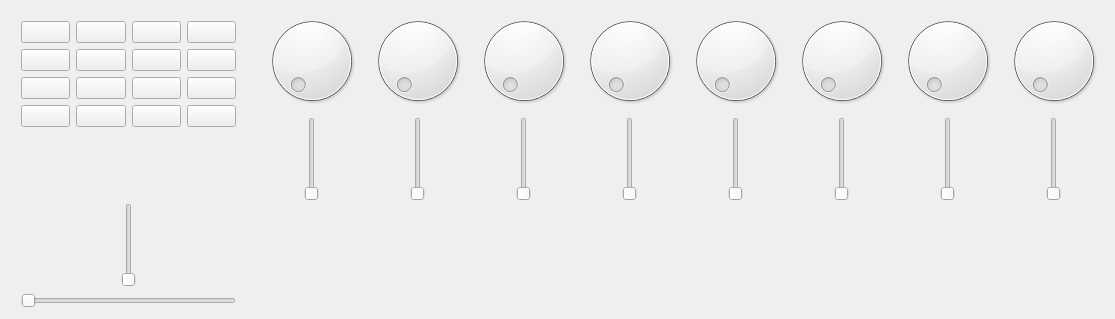
<?xml version="1.0" encoding="UTF-8"?>
<ui version="4.0">
 <class>Form</class>
 <widget class="QWidget" name="Form">
  <property name="geometry">
   <rect>
    <x>0</x>
    <y>0</y>
    <width>1115</width>
    <height>319</height>
   </rect>
  </property>
  <property name="sizePolicy">
   <sizepolicy hsizetype="Minimum" vsizetype="Minimum">
    <horstretch>0</horstretch>
    <verstretch>0</verstretch>
   </sizepolicy>
  </property>
  <property name="windowTitle">
   <string>Form</string>
  </property>
  <layout class="QHBoxLayout" name="horizontalLayout">
   <item>
    <layout class="QVBoxLayout" name="verticalLayout">
     <property name="leftMargin">
      <number>10</number>
     </property>
     <item>
      <layout class="QGridLayout" name="gridLayout">
       <property name="topMargin">
        <number>10</number>
       </property>
       <item row="1" column="1">
        <widget class="QPushButton" name="Pad06">
         <property name="text">
          <string/>
         </property>
        </widget>
       </item>
       <item row="2" column="1">
        <widget class="QPushButton" name="Pad10">
         <property name="text">
          <string/>
         </property>
        </widget>
       </item>
       <item row="0" column="3">
        <widget class="QPushButton" name="Pad04">
         <property name="text">
          <string/>
         </property>
        </widget>
       </item>
       <item row="2" column="2">
        <widget class="QPushButton" name="Pad11">
         <property name="text">
          <string/>
         </property>
        </widget>
       </item>
       <item row="0" column="0">
        <widget class="QPushButton" name="Pad01">
         <property name="text">
          <string/>
         </property>
        </widget>
       </item>
       <item row="0" column="1">
        <widget class="QPushButton" name="Pad02">
         <property name="text">
          <string/>
         </property>
        </widget>
       </item>
       <item row="1" column="3">
        <widget class="QPushButton" name="Pad08">
         <property name="text">
          <string/>
         </property>
        </widget>
       </item>
       <item row="1" column="0">
        <widget class="QPushButton" name="Pad05">
         <property name="text">
          <string/>
         </property>
        </widget>
       </item>
       <item row="2" column="0">
        <widget class="QPushButton" name="Pad09">
         <property name="text">
          <string/>
         </property>
        </widget>
       </item>
       <item row="1" column="2">
        <widget class="QPushButton" name="Pad07">
         <property name="text">
          <string/>
         </property>
        </widget>
       </item>
       <item row="0" column="2">
        <widget class="QPushButton" name="Pad03">
         <property name="text">
          <string/>
         </property>
        </widget>
       </item>
       <item row="3" column="0">
        <widget class="QPushButton" name="Pad13">
         <property name="text">
          <string/>
         </property>
        </widget>
       </item>
       <item row="3" column="1">
        <widget class="QPushButton" name="Pad14">
         <property name="text">
          <string/>
         </property>
        </widget>
       </item>
       <item row="3" column="2">
        <widget class="QPushButton" name="Pad15">
         <property name="text">
          <string/>
         </property>
        </widget>
       </item>
       <item row="3" column="3">
        <widget class="QPushButton" name="Pad16">
         <property name="text">
          <string/>
         </property>
        </widget>
       </item>
       <item row="2" column="3">
        <widget class="QPushButton" name="Pad12">
         <property name="text">
          <string/>
         </property>
        </widget>
       </item>
      </layout>
     </item>
     <item>
      <spacer name="verticalSpacer">
       <property name="orientation">
        <enum>Qt::Vertical</enum>
       </property>
       <property name="sizeHint" stdset="0">
        <size>
         <width>20</width>
         <height>40</height>
        </size>
       </property>
      </spacer>
     </item>
     <item>
      <widget class="QSlider" name="JoystickY">
       <property name="sizePolicy">
        <sizepolicy hsizetype="Expanding" vsizetype="Expanding">
         <horstretch>0</horstretch>
         <verstretch>0</verstretch>
        </sizepolicy>
       </property>
       <property name="maximum">
        <number>127</number>
       </property>
       <property name="orientation">
        <enum>Qt::Vertical</enum>
       </property>
      </widget>
     </item>
     <item>
      <widget class="QSlider" name="JoystickX">
       <property name="sizePolicy">
        <sizepolicy hsizetype="Expanding" vsizetype="Fixed">
         <horstretch>0</horstretch>
         <verstretch>0</verstretch>
        </sizepolicy>
       </property>
       <property name="maximum">
        <number>127</number>
       </property>
       <property name="orientation">
        <enum>Qt::Horizontal</enum>
       </property>
      </widget>
     </item>
    </layout>
   </item>
   <item>
    <layout class="QVBoxLayout" name="verticalLayout_2">
     <property name="leftMargin">
      <number>10</number>
     </property>
     <property name="bottomMargin">
      <number>20</number>
     </property>
     <item>
      <layout class="QGridLayout" name="gridLayout_2">
       <property name="leftMargin">
        <number>10</number>
       </property>
       <item row="1" column="1">
        <widget class="QDial" name="Dial02">
         <property name="maximum">
          <number>127</number>
         </property>
        </widget>
       </item>
       <item row="2" column="0">
        <widget class="QSlider" name="Fader01">
         <property name="sizePolicy">
          <sizepolicy hsizetype="Expanding" vsizetype="Expanding">
           <horstretch>0</horstretch>
           <verstretch>0</verstretch>
          </sizepolicy>
         </property>
         <property name="maximum">
          <number>127</number>
         </property>
         <property name="orientation">
          <enum>Qt::Vertical</enum>
         </property>
        </widget>
       </item>
       <item row="1" column="0">
        <widget class="QDial" name="Dial01">
         <property name="sizePolicy">
          <sizepolicy hsizetype="Expanding" vsizetype="Preferred">
           <horstretch>0</horstretch>
           <verstretch>0</verstretch>
          </sizepolicy>
         </property>
         <property name="maximum">
          <number>127</number>
         </property>
        </widget>
       </item>
       <item row="1" column="3">
        <widget class="QDial" name="Dial04">
         <property name="maximum">
          <number>127</number>
         </property>
        </widget>
       </item>
       <item row="1" column="2">
        <widget class="QDial" name="Dial03">
         <property name="maximum">
          <number>127</number>
         </property>
        </widget>
       </item>
       <item row="1" column="4">
        <widget class="QDial" name="Dial05">
         <property name="maximum">
          <number>127</number>
         </property>
        </widget>
       </item>
       <item row="1" column="5">
        <widget class="QDial" name="Dial06">
         <property name="maximum">
          <number>127</number>
         </property>
        </widget>
       </item>
       <item row="1" column="6">
        <widget class="QDial" name="Dial07">
         <property name="maximum">
          <number>127</number>
         </property>
        </widget>
       </item>
       <item row="1" column="7">
        <widget class="QDial" name="Dial08">
         <property name="maximum">
          <number>127</number>
         </property>
        </widget>
       </item>
       <item row="2" column="1">
        <widget class="QSlider" name="Fader02">
         <property name="sizePolicy">
          <sizepolicy hsizetype="Expanding" vsizetype="Expanding">
           <horstretch>0</horstretch>
           <verstretch>0</verstretch>
          </sizepolicy>
         </property>
         <property name="maximum">
          <number>127</number>
         </property>
         <property name="orientation">
          <enum>Qt::Vertical</enum>
         </property>
        </widget>
       </item>
       <item row="2" column="2">
        <widget class="QSlider" name="Fader03">
         <property name="sizePolicy">
          <sizepolicy hsizetype="Expanding" vsizetype="Expanding">
           <horstretch>0</horstretch>
           <verstretch>0</verstretch>
          </sizepolicy>
         </property>
         <property name="maximum">
          <number>127</number>
         </property>
         <property name="orientation">
          <enum>Qt::Vertical</enum>
         </property>
        </widget>
       </item>
       <item row="2" column="3">
        <widget class="QSlider" name="Fader04">
         <property name="sizePolicy">
          <sizepolicy hsizetype="Expanding" vsizetype="Expanding">
           <horstretch>0</horstretch>
           <verstretch>0</verstretch>
          </sizepolicy>
         </property>
         <property name="maximum">
          <number>127</number>
         </property>
         <property name="orientation">
          <enum>Qt::Vertical</enum>
         </property>
        </widget>
       </item>
       <item row="2" column="4">
        <widget class="QSlider" name="Fader05">
         <property name="sizePolicy">
          <sizepolicy hsizetype="Expanding" vsizetype="Expanding">
           <horstretch>0</horstretch>
           <verstretch>0</verstretch>
          </sizepolicy>
         </property>
         <property name="maximum">
          <number>127</number>
         </property>
         <property name="orientation">
          <enum>Qt::Vertical</enum>
         </property>
        </widget>
       </item>
       <item row="2" column="5">
        <widget class="QSlider" name="Fader06">
         <property name="sizePolicy">
          <sizepolicy hsizetype="Expanding" vsizetype="Expanding">
           <horstretch>0</horstretch>
           <verstretch>0</verstretch>
          </sizepolicy>
         </property>
         <property name="maximum">
          <number>127</number>
         </property>
         <property name="orientation">
          <enum>Qt::Vertical</enum>
         </property>
        </widget>
       </item>
       <item row="2" column="6">
        <widget class="QSlider" name="Fader07">
         <property name="sizePolicy">
          <sizepolicy hsizetype="Expanding" vsizetype="Expanding">
           <horstretch>0</horstretch>
           <verstretch>0</verstretch>
          </sizepolicy>
         </property>
         <property name="maximum">
          <number>127</number>
         </property>
         <property name="orientation">
          <enum>Qt::Vertical</enum>
         </property>
        </widget>
       </item>
       <item row="2" column="7">
        <widget class="QSlider" name="Fader08">
         <property name="sizePolicy">
          <sizepolicy hsizetype="Expanding" vsizetype="Expanding">
           <horstretch>0</horstretch>
           <verstretch>0</verstretch>
          </sizepolicy>
         </property>
         <property name="maximum">
          <number>127</number>
         </property>
         <property name="orientation">
          <enum>Qt::Vertical</enum>
         </property>
        </widget>
       </item>
      </layout>
     </item>
     <item>
      <spacer name="verticalSpacer_2">
       <property name="orientation">
        <enum>Qt::Vertical</enum>
       </property>
       <property name="sizeHint" stdset="0">
        <size>
         <width>20</width>
         <height>40</height>
        </size>
       </property>
      </spacer>
     </item>
    </layout>
   </item>
  </layout>
 </widget>
 <resources/>
 <connections/>
</ui>
